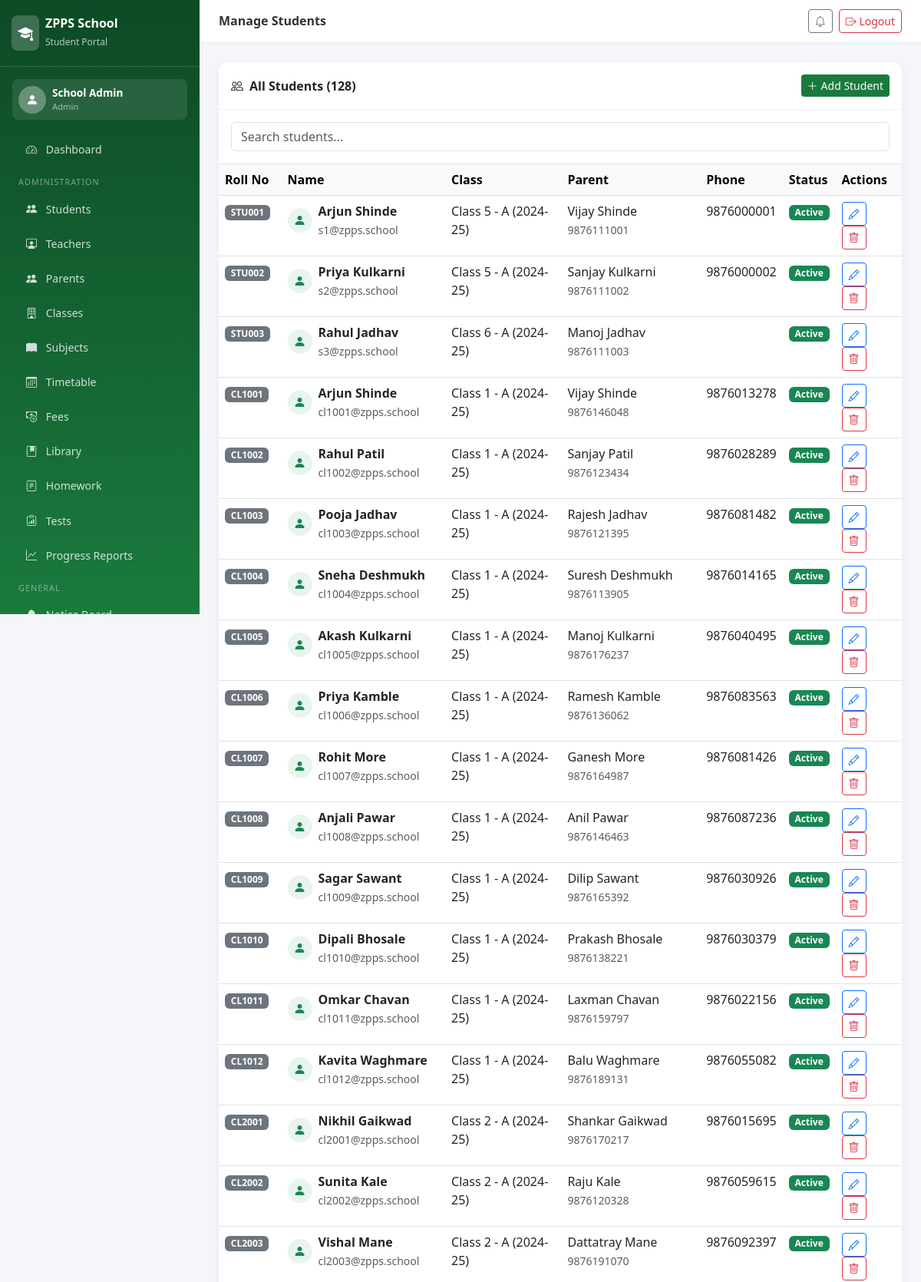
The app's page /students/ (signed in, upper part) with its own data.
### portal/models.py (models this page shows, shortened)
class Student(models.Model):
    GENDER_CHOICES = [('M', 'Male'), ('F', 'Female'), ('O', 'Other')]
    user = models.OneToOneField(User, on_delete=models.CASCADE)
    roll_number = models.CharField(max_length=20, unique=True)
    student_class = models.ForeignKey(Class, on_delete=models.SET_NULL, null=True)
    date_of_birth = models.DateField()
    gender = models.CharField(max_length=1, choices=GENDER_CHOICES)
    phone = models.CharField(max_length=15, blank=True)
    address = models.TextField(blank=True)
    parent_name = models.CharField(max_length=100)
    parent_phone = models.CharField(max_length=15)
    admission_date = models.DateField(auto_now_add=True)
    photo = models.ImageField(upload_to='student_photos/', blank=True, null=True)
    is_active = models.BooleanField(default=True)

class Class(models.Model):
    name = models.CharField(max_length=20)  # e.g. "Class 5"
    section = models.CharField(max_length=5, default='A')
    academic_year = models.CharField(max_length=10, default='2024-25')
    def __str__(self):
        return f"{self.name} - {self.section} ({self.academic_year})"
    class Meta:
        verbose_name_plural = "Classes"

### portal/views.py (the view)
# urls.py: path('students/', views.manage_students, name='manage_students'),
@login_required
def manage_students(request):
    students = Student.objects.select_related('user', 'student_class').all()
    return render(request, 'portal/admin/students.html', {'students': students})

### templates/portal/admin/students.html (shortened to what this page needs)
{% extends 'portal/base.html' %}
{% block page_title %}Manage Students{% endblock %}
{% block content %}
<div class="card">
    <div class="card-header d-flex justify-content-between align-items-center py-3">
        <span><i class="bi bi-people me-2"></i>All Students ({{ students.count }})</span>
        <a href="{% url 'add_student' %}" class="btn btn-zpps btn-sm"><i class="bi bi-plus-lg me-1"></i>Add Student</a>
    </div>
    <div class="card-body p-0">
        <div class="p-3 border-bottom">
            <input type="text" class="form-control" id="searchInput" placeholder="Search students...">
        </div>
        <div class="table-responsive">
            <table class="table table-hover mb-0" id="studentsTable">
                <thead class="table-light">
                    <tr><th>Roll No</th><th>Name</th><th>Class</th><th>Parent</th><th>Phone</th><th>Status</th><th>Actions</th></tr>
                </thead>
                <tbody>
                    {% for s in students %}
                    <tr>
                        <td><span class="badge bg-secondary">{{ s.roll_number }}</span></td>
                        <td>
                            <div class="d-flex align-items-center gap-2">
                                {% if s.photo %}
                                <img src="{{ s.photo.url }}" width="32" height="32" class="rounded-circle" style="object-fit:cover;">
                                {% else %}
                                <div style="width:32px;height:32px;background:#e8f5ee;border-radius:50%;display:flex;align-items:center;justify-content:center;">
                                    <i class="bi bi-person-fill text-success"></i>
                                </div>
                                {% endif %}
                                <div>
                                    <div class="fw-semibold">{{ s.user.get_full_name }}</div>
                                    <small class="text-muted">{{ s.user.email }}</small>
                                </div>
                            </div>
                        </td>
                        <td>{{ s.student_class }}</td>
                        <td>{{ s.parent_name }}<br><small class="text-muted">{{ s.parent_phone }}</small></td>
                        <td>{{ s.phone }}</td>
                        <td><span class="badge bg-{% if s.is_active %}success{% else %}danger{% endif %}">{% if s.is_active %}Active{% else %}Inactive{% endif %}</span></td>
                        <td>
                            <a href="{% url 'edit_student' s.pk %}" class="btn btn-sm btn-outline-primary me-1"><i class="bi bi-pencil"></i></a>
                            <a href="{% url 'delete_student' s.pk %}" class="btn btn-sm btn-outline-danger"><i class="bi bi-trash"></i></a>
                        </td>
                    </tr>
                    {% empty %}
                    <tr><td colspan="7" class="text-center p-4 text-muted">No students found. <a href="{% url 'add_student' %}">Add first student</a></td></tr>
                    {% endfor %}
                </tbody>
            </table>
        </div>
    </div>
</div>
{% endblock %}

### templates/portal/base.html (shortened to what this page needs)
<!DOCTYPE html>
<html lang="en">
<head>
    <link href="https://cdn.jsdelivr.net/npm/bootstrap@5.3.0/dist/css/bootstrap.min.css" rel="stylesheet">
    <link href="https://cdn.jsdelivr.net/npm/bootstrap-icons@1.11.0/font/bootstrap-icons.css" rel="stylesheet">
</head>
<body>
<nav class="sidebar" id="sidebar">
    <div class="sidebar-brand">
        <div class="d-flex align-items-center gap-2">
            <div style="background:rgba(255,255,255,0.2);border-radius:8px;padding:8px;">
                <i class="bi bi-mortarboard-fill text-white fs-5"></i>
            </div>
            <div><h5>ZPPS School</h5><small>Student Portal</small></div>
        </div>
    </div>
    {% if user.is_authenticated %}
    <div class="p-3">
        <div class="d-flex align-items-center gap-2 p-2" style="background:rgba(255,255,255,0.1);border-radius:8px;">
            <div style="background:rgba(255,255,255,0.3);border-radius:50%;width:36px;height:36px;display:flex;align-items:center;justify-content:center;">
                <i class="bi bi-person-fill text-white"></i>
            </div>
            <div>
                <div style="color:#fff;font-size:0.85rem;font-weight:600;">{{ user.get_full_name|default:user.username }}</div>
                <div style="color:rgba(255,255,255,0.6);font-size:0.7rem;">
                    {% if user.is_superuser %}Admin{% else %}{% if user.teacher %}Teacher{% else %}{% if user.student %}Student{% else %}{% if user.parent %}Parent{% endif %}{% endif %}{% endif %}{% endif %}
                </div>
            </div>
        </div>
    </div>
    <ul class="nav flex-column px-1 pb-4">
        <li><a class="nav-link" href="{% url 'dashboard' %}"><i class="bi bi-speedometer2"></i> Dashboard</a></li>
        {% if user.is_superuser %}
        <li><div class="nav-section">Administration</div></li>
        <li><a class="nav-link" href="{% url 'manage_students' %}"><i class="bi bi-people-fill"></i> Students</a></li>
        <li><a class="nav-link" href="{% url 'manage_teachers' %}"><i class="bi bi-person-workspace"></i> Teachers</a></li>
        <li><a class="nav-link" href="{% url 'manage_parents' %}"><i class="bi bi-people-fill"></i> Parents</a></li>
        <li><a class="nav-link" href="{% url 'manage_classes' %}"><i class="bi bi-building"></i> Classes</a></li>
        <li><a class="nav-link" href="{% url 'manage_subjects' %}"><i class="bi bi-book-fill"></i> Subjects</a></li>
        <li><a class="nav-link" href="{% url 'view_timetable' %}"><i class="bi bi-calendar3"></i> Timetable</a></li>
        <li><a class="nav-link" href="{% url 'manage_fees' %}"><i class="bi bi-cash-coin"></i> Fees</a></li>
        <li><a class="nav-link" href="{% url 'library' %}"><i class="bi bi-journal-bookmark-fill"></i> Library</a></li>
        <li><a class="nav-link" href="{% url 'homework' %}"><i class="bi bi-journal-text"></i> Homework</a></li>
        <li><a class="nav-link" href="{% url 'class_tests' %}"><i class="bi bi-clipboard-data"></i> Tests</a></li>
        <li><a class="nav-link" href="{% url 'all_progress' %}"><i class="bi bi-graph-up"></i> Progress Reports</a></li>
        {% endif %}
        <li><div class="nav-section">General</div></li>
        <li><a class="nav-link" href="{% url 'notice_board' %}"><i class="bi bi-bell-fill"></i> Notice Board</a></li>
    </ul>
    {% endif %}
</nav>
<div class="main-content">
    <div class="topbar">
        <div class="d-flex align-items-center gap-3">
            <h6>{% block page_title %}ZPPS Portal{% endblock %}</h6>
        </div>
        <div class="d-flex align-items-center gap-2">
            <a href="{% url 'notice_board' %}" class="btn btn-sm btn-outline-secondary"><i class="bi bi-bell"></i></a>
            <a href="{% url 'logout' %}" class="btn btn-sm btn-outline-danger"><i class="bi bi-box-arrow-right"></i> Logout</a>
        </div>
    </div>
    <div class="page-body">
        {% block content %}{% endblock %}
    </div>
</div>
</body>
</html>

### templates/portal/base.html (style rules this page uses)
:root { --zpps-green: #1a7a3e; --zpps-light: #e8f5ee; --zpps-dark: #0d4a25; --sidebar-width: 260px; }
body { background: #f4f6f9; font-family: 'Segoe UI', sans-serif; }
.sidebar { width: var(--sidebar-width); height: 100vh; background: linear-gradient(180deg, var(--zpps-dark) 0%, var(--zpps-green) 100%); position: fixed; top: 0; left: 0; z-index: 1000; overflow-y: auto; overflow-x: hidden; }
.sidebar-brand { padding: 20px 15px; border-bottom: 1px solid rgba(255,255,255,0.15); }
.sidebar-brand h5 { color: #fff; font-weight: 700; margin: 0; font-size: 1rem; }
.sidebar-brand small { color: rgba(255,255,255,0.7); font-size: 0.75rem; }
.sidebar .nav-link { color: rgba(255,255,255,0.8); padding: 10px 20px; border-radius: 8px; margin: 2px 10px; transition: all 0.2s; font-size: 0.88rem; }
.sidebar .nav-link i { width: 20px; margin-right: 8px; }
.nav-section { color: rgba(255,255,255,0.45); font-size: 0.68rem; text-transform: uppercase; padding: 12px 20px 4px; letter-spacing: 1px; }
.main-content { margin-left: var(--sidebar-width); }
.topbar { background: #fff; padding: 12px 25px; border-bottom: 1px solid #e2e8f0; display: flex; align-items: center; justify-content: space-between; position: sticky; top: 0; z-index: 100; }
.topbar h6 { margin: 0; font-weight: 600; color: #333; }
.page-body { padding: 25px; }
.card { border: none; border-radius: 12px; box-shadow: 0 2px 10px rgba(0,0,0,0.06); }
.card-header { background: #fff; border-bottom: 1px solid #f0f0f0; font-weight: 600; border-radius: 12px 12px 0 0 !important; }
.btn-zpps { background: var(--zpps-green); color: #fff; border: none; }

### records on screen
Student: roll_number "STU001", user.get_full_name "Arjun Shinde", user.email "s1@zpps.school", student_class "Class 5 - A (2024-25)", parent_name "Vijay Shinde", parent_phone "9876111001", phone "9876000001", is_active "Active"
Student: roll_number "STU002", user.get_full_name "Priya Kulkarni", user.email "s2@zpps.school", student_class "Class 5 - A (2024-25)", parent_name "Sanjay Kulkarni", parent_phone "9876111002", phone "9876000002", is_active "Active"
Student: roll_number "STU003", user.get_full_name "Rahul Jadhav", user.email "s3@zpps.school", student_class "Class 6 - A (2024-25)", parent_name "Manoj Jadhav", parent_phone "9876111003", is_active "Active"
Student: roll_number "CL1001", user.get_full_name "Arjun Shinde", user.email "cl1001@zpps.school", student_class "Class 1 - A (2024-25)", parent_name "Vijay Shinde", parent_phone "9876146048", phone "9876013278", is_active "Active"
Student: roll_number "CL1002", user.get_full_name "Rahul Patil", user.email "cl1002@zpps.school", student_class "Class 1 - A (2024-25)", parent_name "Sanjay Patil", parent_phone "9876123434", phone "9876028289", is_active "Active"
Student: roll_number "CL1003", user.get_full_name "Pooja Jadhav", user.email "cl1003@zpps.school", student_class "Class 1 - A (2024-25)", parent_name "Rajesh Jadhav", parent_phone "9876121395", phone "9876081482", is_active "Active"
Student: roll_number "CL1004", user.get_full_name "Sneha Deshmukh", user.email "cl1004@zpps.school", student_class "Class 1 - A (2024-25)", parent_name "Suresh Deshmukh", parent_phone "9876113905", phone "9876014165", is_active "Active"
Student: roll_number "CL1005", user.get_full_name "Akash Kulkarni", user.email "cl1005@zpps.school", student_class "Class 1 - A (2024-25)", parent_name "Manoj Kulkarni", parent_phone "9876176237", phone "9876040495", is_active "Active"
Student: roll_number "CL1006", user.get_full_name "Priya Kamble", user.email "cl1006@zpps.school", student_class "Class 1 - A (2024-25)", parent_name "Ramesh Kamble", parent_phone "9876136062", phone "9876083563", is_active "Active"
Student: roll_number "CL1007", user.get_full_name "Rohit More", user.email "cl1007@zpps.school", student_class "Class 1 - A (2024-25)", parent_name "Ganesh More", parent_phone "9876164987", phone "9876081426", is_active "Active"
Student: roll_number "CL1008", user.get_full_name "Anjali Pawar", user.email "cl1008@zpps.school", student_class "Class 1 - A (2024-25)", parent_name "Anil Pawar", parent_phone "9876146463", phone "9876087236", is_active "Active"
Student: roll_number "CL1009", user.get_full_name "Sagar Sawant", user.email "cl1009@zpps.school", student_class "Class 1 - A (2024-25)", parent_name "Dilip Sawant", parent_phone "9876165392", phone "9876030926", is_active "Active"
Student: roll_number "CL1010", user.get_full_name "Dipali Bhosale", user.email "cl1010@zpps.school", student_class "Class 1 - A (2024-25)", parent_name "Prakash Bhosale", parent_phone "9876138221", phone "9876030379", is_active "Active"
Student: roll_number "CL1011", user.get_full_name "Omkar Chavan", user.email "cl1011@zpps.school", student_class "Class 1 - A (2024-25)", parent_name "Laxman Chavan", parent_phone "9876159797", phone "9876022156", is_active "Active"
Student: roll_number "CL1012", user.get_full_name "Kavita Waghmare", user.email "cl1012@zpps.school", student_class "Class 1 - A (2024-25)", parent_name "Balu Waghmare", parent_phone "9876189131", phone "9876055082", is_active "Active"
Student: roll_number "CL2001", user.get_full_name "Nikhil Gaikwad", user.email "cl2001@zpps.school", student_class "Class 2 - A (2024-25)", parent_name "Shankar Gaikwad", parent_phone "9876170217", phone "9876015695", is_active "Active"
Student: roll_number "CL2002", user.get_full_name "Sunita Kale", user.email "cl2002@zpps.school", student_class "Class 2 - A (2024-25)", parent_name "Raju Kale", parent_phone "9876120328", phone "9876059615", is_active "Active"
Student: roll_number "CL2003", user.get_full_name "Vishal Mane", user.email "cl2003@zpps.school", student_class "Class 2 - A (2024-25)", parent_name "Dattatray Mane", parent_phone "9876191070", phone "9876092397", is_active "Active"

### other values on screen
{{ user.get_full_name|default:user.username }} "School Admin"
{{ students.count }} "128"
